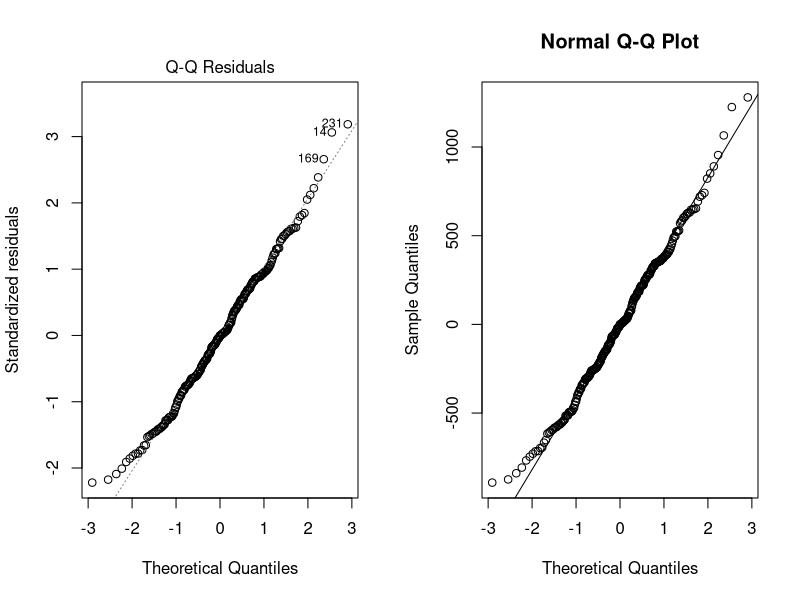
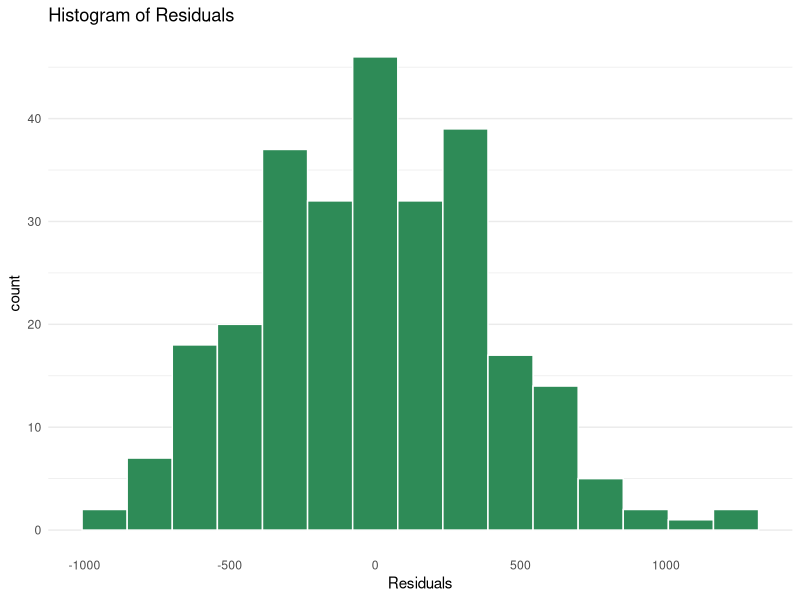
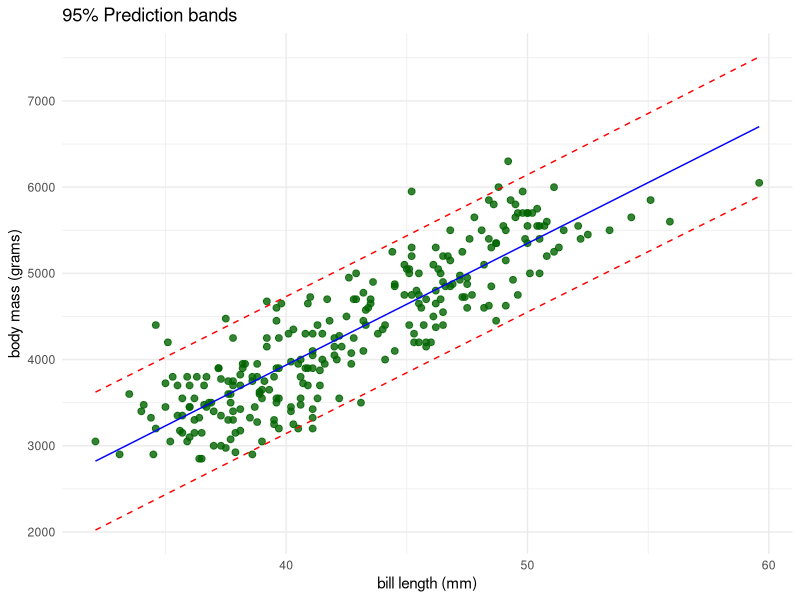
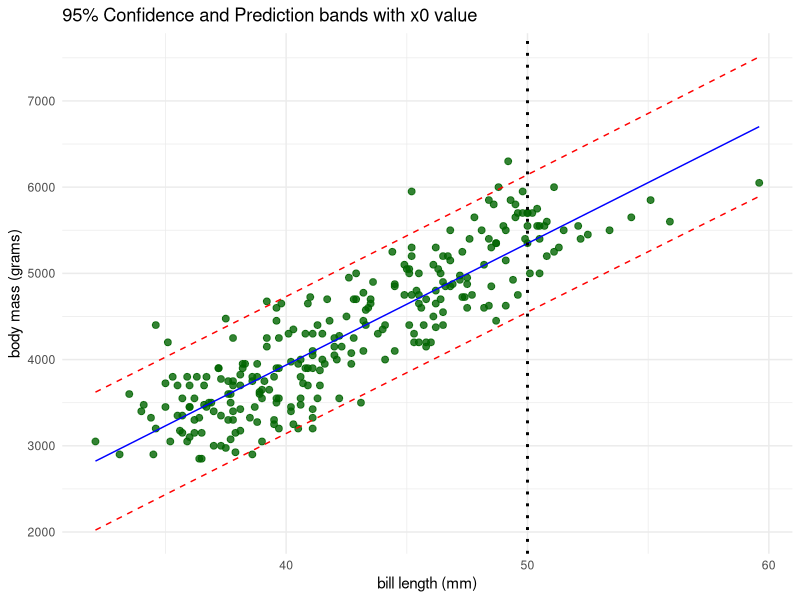

Generate these figures, in order, with R:
## ---- chunk 1
knitr::opts_chunk$set(echo = TRUE, message = FALSE, warning = FALSE)
## ---- chunk 2
library(tidyverse) # Easily Install and Load the 'Tidyverse'
library(palmerpenguins) # Palmer Archipelago (Antarctica) Penguin Data
## ---- chunk 3
data("penguins")

penguins_noChinstrap <- penguins %>% 
  filter(species != "Chinstrap") %>% 
  drop_na(bill_length_mm, body_mass_g)

model <- lm(body_mass_g ~ bill_length_mm , data = penguins_noChinstrap)
summary(model)

## ---- chunk 4
par(mfrow = c(1, 2))

plot(model, which = 2) # QQ

e <- residuals(model) # Residuals

qqnorm(e) # QQ
qqline(e)

## ---- chunk 5
par(mfrow = c(1, 1))
resid_model <- tibble(residuals = residuals(model))

ggplot(data = resid_model,
       aes(x = residuals)) +
  geom_histogram(color = "white",
            fill = "seagreen",
            bins = 15) +
  labs(x = "Residuals",
       title = "Histogram of Residuals") +
  theme_minimal() +
  theme(panel.grid.major.x = element_blank(),
        panel.grid.minor.x = element_blank())

## ---- chunk 6
n <- nrow(penguins_noChinstrap) # number of observations
x <- penguins_noChinstrap$bill_length_mm # predictor variable
y <- penguins_noChinstrap$body_mass_g # response variable
x_bar <- mean(x) # mean of bill_length_mm
y_bar <- mean(y) # mean of body_mass_g
Sxx <- sum((x - x_bar) ^ 2)
sigma_hat <- summary(model)$sigma # Residual Standard Error (RSE)
Yhat_50 <- # predicated body mass when bill length is 50 mm
  as.numeric(coef(model)[1] + coef(model)[2] * 50) 
y_hat <- fitted(model) # fitted values

spe_50 <- sigma_hat*sqrt(1 + 1/n + (50 - x_bar)^2/Sxx) # se of y_hat(x_0)
t_pct <- qt(p = 0.975, df = n - 2) # t-statistic
CI_95 <- c(Yhat_50 - spe_50*t_pct, Yhat_50 + spe_50*t_pct) 
CI_95

predict(model, newdata = data.frame(bill_length_mm = 50), 
        level = 0.95, interval = 'prediction')

## ---- chunk 7
ngrid <-  274
grid <-  seq(min(x), max(x), length = ngrid)
new <- data.frame(bill_length_mm = grid)
p2 <- predict(model, new, se.fit = TRUE, interval = "prediction", level = 0.95)

# tibble for plot
conf_pred_tib <- tibble(x,y, y_hat, new = new$bill_length_mm, 
                        UL_p = p2$fit[,3], LL_p = p2$fit[,2])
## ---- chunk 8
# Plot
ggplot(data = conf_pred_tib) +
  geom_point(aes(x = x, y = y), color = "darkgreen", alpha = 0.8, size = 2) + # data points
  geom_line(aes(x = x, y = y_hat), color = "blue") + # Fitted line
  geom_line(aes(x = new, y = UL_p), color = "red", linetype = "dashed") + # upper bound
  geom_line(aes(x = new, y = LL_p), color = "red", linetype = "dashed")+ # lower bound
  scale_x_continuous(breaks = seq(30, 60, by = 10)) +
  scale_y_continuous(breaks = seq(2000, 7000, by = 1000)) +
  labs(x = "bill length (mm)",
       y = "body mass (grams)",
       title = "95% Prediction bands") +
  theme_minimal() +
  theme()


## ---- chunk 9

ggplot(data = conf_pred_tib) +
  geom_point(aes(x = x, y = y), color = "darkgreen", alpha = 0.8, size = 2) + # data points
  geom_line(aes(x = x, y = y_hat), color = "blue") + # Fitted line
  geom_line(aes(x = new, y = UL_p), color = "red", linetype = "dashed") + # upper bound
  geom_line(aes(x = new, y = LL_p), color = "red", linetype = "dashed")+ # lower bound
  geom_vline(aes(xintercept = 50), size = 1, linetype = "dotted") + # x0 value
  scale_x_continuous(breaks = seq(30, 60, by = 10)) +
  scale_y_continuous(breaks = seq(2000, 7000, by = 1000)) +
  labs(x = "bill length (mm)",
       y = "body mass (grams)",
       title = "95% Confidence and Prediction bands with x0 value") +
  theme_minimal() +
  theme()

predict(model, newdata = data.frame(bill_length_mm = 50), 
        level = 0.95, interval = 'predict')

## ---- chunk 10
b0 <- summary(model)$coef[1,1] # Intercept
b1 <- summary(model)$coef[2,1] # Slope
y_hat <- b0 + b1*x # Fitted values
e <- y - y_hat # Residuals

Syy <- sum((y - y_bar)^2)

r_2 <- 1 - (sum(e^2)/Syy)
r_2

summary(model)$r.squared

r <- cor(x,y)
r^2
